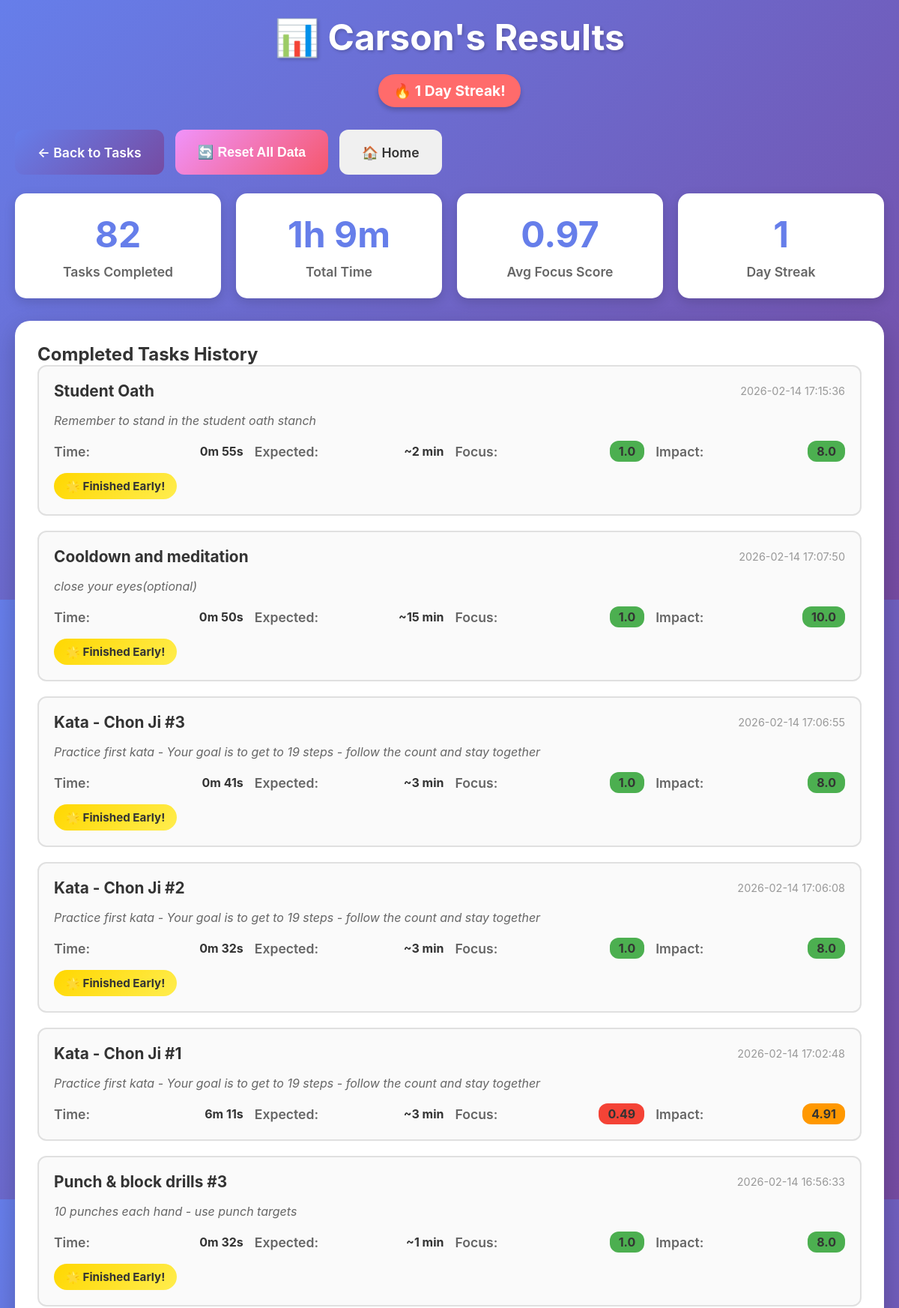
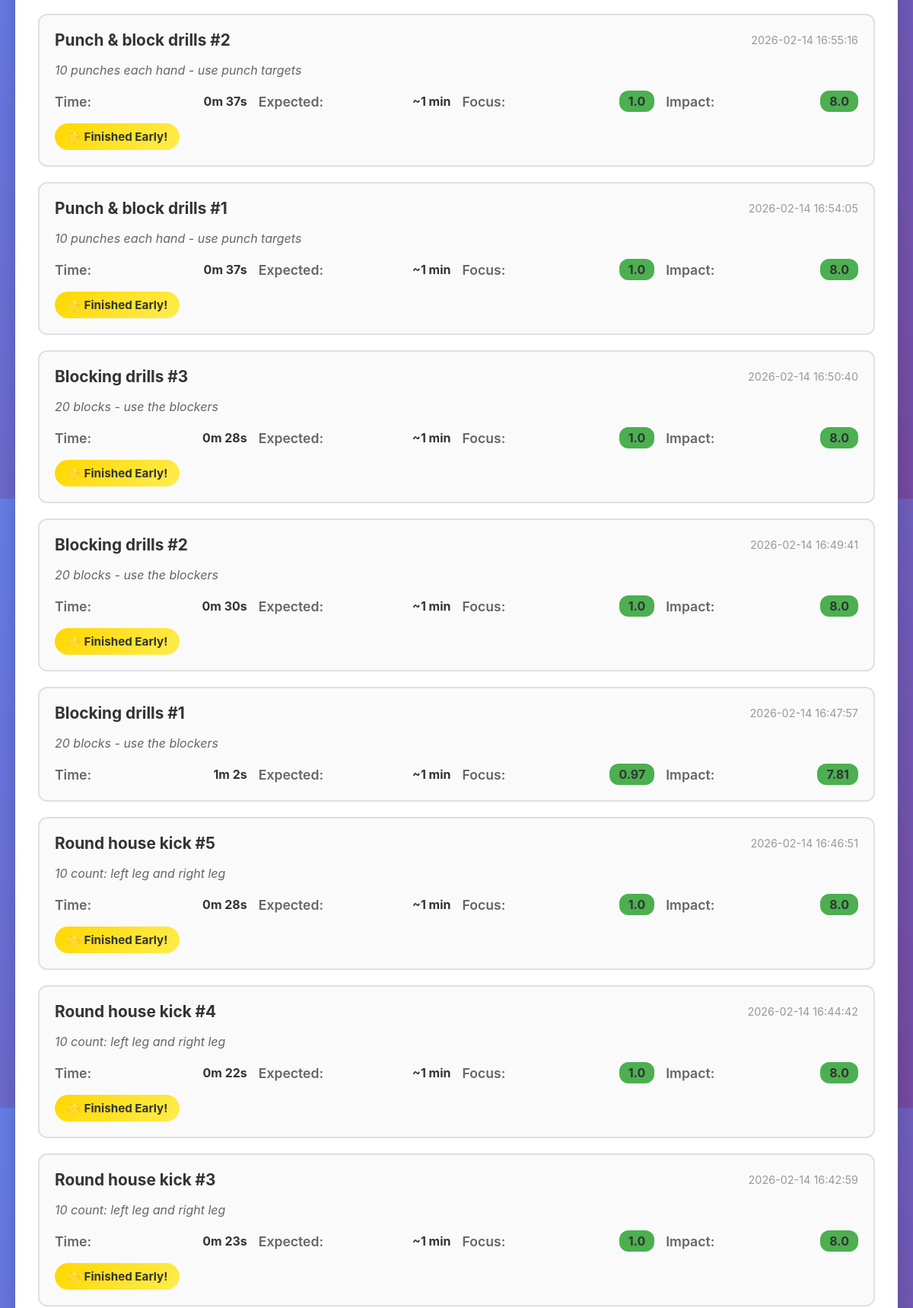
Screenshot of /results/2 (upper part) with the database file from the repository (2 pictures, top to bottom).
### tables this page shows
CREATE TABLE students
                 (id INTEGER PRIMARY KEY AUTOINCREMENT,
                  name TEXT NOT NULL UNIQUE,
                  created_at TIMESTAMP DEFAULT CURRENT_TIMESTAMP);

CREATE TABLE task_completions
                 (id INTEGER PRIMARY KEY AUTOINCREMENT,
                  student_id INTEGER,
                  task_id INTEGER,
                  start_time TIMESTAMP,
                  end_time TIMESTAMP,
                  actual_time INTEGER,
                  focus_score REAL,
                  impact_score REAL,
                  completed_at TIMESTAMP DEFAULT CURRENT_TIMESTAMP,
                  FOREIGN KEY (student_id) REFERENCES students(id),
                  FOREIGN KEY (task_id) REFERENCES tasks(id));

CREATE TABLE tasks
                 (id INTEGER PRIMARY KEY AUTOINCREMENT,
                  title TEXT NOT NULL,
                  description TEXT,
                  estimated_time INTEGER,
                  difficulty_weight REAL DEFAULT 1.0,
                  created_at TIMESTAMP DEFAULT CURRENT_TIMESTAMP);

### main.py (the view)
@app.get("/results/{student_id}", response_class=HTMLResponse)
async def results(request: Request, student_id: int):
    conn = sqlite3.connect(DB_PATH)
    c = conn.cursor()
    c.execute("SELECT name FROM students WHERE id = ?", (student_id,))
    student = c.fetchone()
    if not student:
        conn.close()
        raise HTTPException(404, "Student not found")
    c.execute('''SELECT tc.id, t.title, t.description, t.estimated_time, tc.actual_time,
                        tc.focus_score, tc.impact_score, tc.completed_at
                 FROM task_completions tc
                 JOIN tasks t ON tc.task_id = t.id
                 WHERE tc.student_id = ?
                 ORDER BY tc.completed_at DESC''', (student_id,))
    completions = []
    total_time = 0
    total_focus = 0
    for row in c.fetchall():
        actual_seconds = row[4]
        total_time += actual_seconds
        total_focus += row[5]
        minutes = actual_seconds // 60
        seconds = actual_seconds % 60
        completions.append({
            "id": row[0],
            "title": row[1],
            "description": row[2],
            "estimated_time": row[3],
            "actual_time_display": f"{minutes}m {seconds}s",
            "actual_time": actual_seconds,
            "focus_score": round(row[5], 2),
            "impact_score": round(row[6], 2),
            "completed_at": row[7]
        })
    count = len(completions)
    avg_focus = round(total_focus / count, 2) if count > 0 else 0
    total_minutes = total_time // 60
    total_hours = total_minutes // 60
    remaining_minutes = total_minutes % 60
    streak = get_student_streak(student_id)
    conn.close()
    return templates.TemplateResponse("results.html", {
        "request": request,
        "student_id": student_id,
        "student_name": student[0],
        "completions": completions,
        "total_tasks": count,
        "total_time_display": f"{total_hours}h {remaining_minutes}m" if total_hours > 0 else f"{remaining_minutes}m",
        "avg_focus_score": avg_focus,
        "streak": streak
    })

### templates/results.html (shortened to what this page needs)
<!DOCTYPE html>
<html lang="en">
<head>
    <link rel="stylesheet" href="/static/style.css">
</head>
<body>
    <div class="container">
        <div class="header">
            <h1>📊 {{ student_name }}'s Results</h1>
            {% if streak > 0 %}
            <div class="streak-badge">🔥 {{ streak }} Day Streak!</div>
            {% endif %}
        </div>
        <div class="nav-buttons">
            <a href="/student/{{ student_id }}" class="btn btn-primary">← Back to Tasks</a>
            <button onclick="resetSession()" class="btn btn-warning">🔄 Reset All Data</button>
            <a href="/" class="btn btn-secondary">🏠 Home</a>
        </div>
        <div class="stats-grid">
            <div class="stat-card">
                <div class="stat-number">{{ total_tasks }}</div>
                <div class="stat-label">Tasks Completed</div>
            </div>
            <div class="stat-card">
                <div class="stat-number">{{ total_time_display }}</div>
                <div class="stat-label">Total Time</div>
            </div>
            <div class="stat-card">
                <div class="stat-number">{{ avg_focus_score }}</div>
                <div class="stat-label">Avg Focus Score</div>
            </div>
            <div class="stat-card">
                <div class="stat-number">{{ streak }}</div>
                <div class="stat-label">Day Streak</div>
            </div>
        </div>
        {% if completions %}
        <div class="card">
            <h2>Completed Tasks History</h2>
            <div class="completions-list">
                {% for completion in completions %}
                <div class="completion-item">
                    <div class="completion-header">
                        <h3>{{ completion.title }}</h3>
                        <span class="completion-date">
                            {{ completion.completed_at.split('.')[0].replace('T', ' ') }}
                        </span>
                    </div>
                    {% if completion.description %}
                    <p class="completion-description">{{ completion.description }}</p>
                    {% endif %}
                    <div class="completion-stats">
                        <div class="completion-stat">
                            <span class="label">Time:</span>
                            <span class="value">{{ completion.actual_time_display }}</span>
                        </div>
                        <div class="completion-stat">
                            <span class="label">Expected:</span>
                            <span class="value">~{{ completion.estimated_time }} min</span>
                        </div>
                        <div class="completion-stat">
                            <span class="label">Focus:</span>
                            <span class="value score-value
                                {% if completion.focus_score >= 0.8 %}score-high
                                {% elif completion.focus_score >= 0.5 %}score-medium
                                {% else %}score-low{% endif %}">
                                {{ completion.focus_score }}
                            </span>
                        </div>
                        <div class="completion-stat">
                            <span class="label">Impact:</span>
                            <span class="value score-value
                                {% if completion.impact_score >= 7 %}score-high
                                {% elif completion.impact_score >= 4 %}score-medium
                                {% else %}score-low{% endif %}">
                                {{ completion.impact_score }}
                            </span>
                        </div>
                    </div>
                    {% if completion.actual_time <= completion.estimated_time * 60 %}
                    <div class="achievement-badge">🌟 Finished Early!</div>
                    {% endif %}
                </div>
                {% endfor %}
            </div>
        </div>
        {% endif %}
    </div>
</body>
</html>

### static/style.css (style rules this page uses)
* { margin: 0; padding: 0; box-sizing: border-box; }
body { font-family: -apple-system, BlinkMacSystemFont, 'Segoe UI', Roboto, 'Helvetica Neue', Arial, sans-serif; background: linear-gradient(135deg, #667eea 0%, #764ba2 100%); min-height: 100vh; padding: 20px; color: #333; }
.container { max-width: 1200px; margin: 0 auto; }
.header { text-align: center; margin-bottom: 30px; color: white; }
.header h1 { font-size: 3rem; margin-bottom: 10px; text-shadow: 2px 2px 4px rgba(0,0,0,0.2); }
.streak-badge { display: inline-block; background: #ff6b6b; color: white; padding: 10px 20px; border-radius: 25px; font-size: 1.2rem; font-weight: bold; margin-top: 10px; box-shadow: 0 4px 6px rgba(0,0,0,0.2); }
.card { background: white; border-radius: 20px; padding: 30px; margin-bottom: 25px; box-shadow: 0 10px 30px rgba(0,0,0,0.2); }
.nav-buttons { display: flex; gap: 15px; margin-bottom: 25px; flex-wrap: wrap; }
.btn { padding: 15px 30px; border: none; border-radius: 12px; font-size: 1.1rem; font-weight: 600; cursor: pointer; transition: all 0.3s ease; text-decoration: none; display: inline-block; text-align: center; min-height: 60px; display: flex; align-items: center; justify-content: center; }
.btn-primary { background: linear-gradient(135deg, #667eea 0%, #764ba2 100%); color: white; }
.btn-secondary { background: #f0f0f0; color: #333; }
.btn-warning { background: linear-gradient(135deg, #f093fb 0%, #f5576c 100%); color: white; }
.label { font-weight: 600; margin-bottom: 15px; font-size: 1.1rem; color: #666; }
.stats-grid { display: grid; grid-template-columns: repeat(auto-fit, minmax(200px, 1fr)); gap: 20px; margin-bottom: 30px; }
.stat-card { background: white; border-radius: 15px; padding: 25px; text-align: center; box-shadow: 0 5px 15px rgba(0,0,0,0.15); }
.stat-number { font-size: 3rem; font-weight: bold; color: #667eea; margin-bottom: 10px; }
.stat-label { font-size: 1.1rem; color: #666; font-weight: 600; }
.completions-list { display: flex; flex-direction: column; gap: 20px; }
.completion-item { border: 2px solid #e0e0e0; border-radius: 12px; padding: 20px; background: #fafafa; }
.completion-header { display: flex; justify-content: space-between; align-items: center; margin-bottom: 15px; flex-wrap: wrap; gap: 10px; }
.completion-header h3 { font-size: 1.3rem; color: #333; }
.completion-date { color: #999; font-size: 0.9rem; }
.completion-description { color: #666; margin-bottom: 15px; line-height: 1.5; font-style: italic; }
.completion-stats { display: grid; grid-template-columns: repeat(auto-fit, minmax(150px, 1fr)); gap: 15px; }
.completion-stat { display: flex; justify-content: space-between; align-items: center; }
.completion-stat .label { color: #666; font-weight: 600; margin: 0; }
.completion-stat .value { font-weight: bold; color: #333; }
.score-value { padding: 4px 12px; border-radius: 12px; color: white; }
.score-high { background: #4caf50; }
.score-medium { background: #ff9800; }
.score-low { background: #f44336; }
.achievement-badge { margin-top: 15px; padding: 8px 16px; background: linear-gradient(135deg, #ffd700 0%, #ffed4e 100%); color: #333; border-radius: 20px; display: inline-block; font-weight: bold; font-size: 0.95rem; }

### rows the page displays
students: name "Carson"
task_completions: title "Student Oath", completed_at.split "2026-02-14 17:15:36", description "Remember to stand in the student oath stanch", actual_time_display "0m 55s", estimated_time "2", focus_score "1.0", impact_score "8.0", actual_time "🌟 Finished Early!"
task_completions: title "Cooldown and meditation", completed_at.split "2026-02-14 17:07:50", description "close your eyes(optional)", actual_time_display "0m 50s", estimated_time "15", focus_score "1.0", impact_score "10.0", actual_time "🌟 Finished Early!"
task_completions: title "Kata - Chon Ji #3", completed_at.split "2026-02-14 17:06:55", description "Practice first kata - Your goal is to get to 19 steps - follow the count and stay together", actual_time_display "0m 41s", estimated_time "3", focus_score "1.0", impact_score "8.0", actual_time "🌟 Finished Early!"
task_completions: title "Kata - Chon Ji #2", completed_at.split "2026-02-14 17:06:08", description "Practice first kata - Your goal is to get to 19 steps - follow the count and stay together", actual_time_display "0m 32s", estimated_time "3", focus_score "1.0", impact_score "8.0", actual_time "🌟 Finished Early!"
task_completions: title "Kata - Chon Ji #1", completed_at.split "2026-02-14 17:02:48", description "Practice first kata - Your goal is to get to 19 steps - follow the count and stay together", actual_time_display "6m 11s", estimated_time "3", focus_score "0.49", impact_score "4.91"
task_completions: title "Punch & block drills #3", completed_at.split "2026-02-14 16:56:33", description "10 punches each hand - use punch targets", actual_time_display "0m 32s", estimated_time "1", focus_score "1.0", impact_score "8.0", actual_time "🌟 Finished Early!"
task_completions: title "Punch & block drills #2", completed_at.split "2026-02-14 16:55:16", description "10 punches each hand - use punch targets", actual_time_display "0m 37s", estimated_time "1", focus_score "1.0", impact_score "8.0", actual_time "🌟 Finished Early!"
task_completions: title "Punch & block drills #1", completed_at.split "2026-02-14 16:54:05", description "10 punches each hand - use punch targets", actual_time_display "0m 37s", estimated_time "1", focus_score "1.0", impact_score "8.0", actual_time "🌟 Finished Early!"
task_completions: title "Blocking drills #3", completed_at.split "2026-02-14 16:50:40", description "20 blocks - use the blockers", actual_time_display "0m 28s", estimated_time "1", focus_score "1.0", impact_score "8.0", actual_time "🌟 Finished Early!"
task_completions: title "Blocking drills #2", completed_at.split "2026-02-14 16:49:41", description "20 blocks - use the blockers", actual_time_display "0m 30s", estimated_time "1", focus_score "1.0", impact_score "8.0", actual_time "🌟 Finished Early!"
task_completions: title "Blocking drills #1", completed_at.split "2026-02-14 16:47:57", description "20 blocks - use the blockers", actual_time_display "1m 2s", estimated_time "1", focus_score "0.97", impact_score "7.81"
task_completions: title "Round house kick #5", completed_at.split "2026-02-14 16:46:51", description "10 count: left leg and right leg", actual_time_display "0m 28s", estimated_time "1", focus_score "1.0", impact_score "8.0", actual_time "🌟 Finished Early!"
task_completions: title "Round house kick #4", completed_at.split "2026-02-14 16:44:42", description "10 count: left leg and right leg", actual_time_display "0m 22s", estimated_time "1", focus_score "1.0", impact_score "8.0", actual_time "🌟 Finished Early!"
task_completions: title "Round house kick #3", completed_at.split "2026-02-14 16:42:59", description "10 count: left leg and right leg", actual_time_display "0m 23s", estimated_time "1", focus_score "1.0", impact_score "8.0", actual_time "🌟 Finished Early!"

### other values shown
{{ streak }} "1"
{{ total_tasks }} "82"
{{ total_time_display }} "1h 9m"
{{ avg_focus_score }} "0.97"
